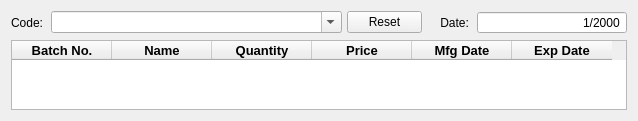
      <widget class="QWidget" name="page_get_batches">
       <layout class="QGridLayout" name="gridLayout_8">
        <item row="0" column="0">
         <layout class="QVBoxLayout" name="verticalLayout_7">
          <item>
           <layout class="QHBoxLayout" name="horizontalLayout_4">
            <property name="spacing">
             <number>5</number>
            </property>
            <item>
             <widget class="QLabel" name="label_24">
              <property name="minimumSize">
               <size>
                <width>35</width>
                <height>0</height>
               </size>
              </property>
              <property name="maximumSize">
               <size>
                <width>35</width>
                <height>16777215</height>
               </size>
              </property>
              <property name="text">
               <string>Code:</string>
              </property>
             </widget>
            </item>
            <item>
             <widget class="QComboBox" name="input_batch_filter_code">
              <property name="editable">
               <bool>true</bool>
              </property>
             </widget>
            </item>
            <item>
             <widget class="QPushButton" name="button_batch_filter_reset">
              <property name="minimumSize">
               <size>
                <width>75</width>
                <height>0</height>
               </size>
              </property>
              <property name="maximumSize">
               <size>
                <width>75</width>
                <height>16777215</height>
               </size>
              </property>
              <property name="text">
               <string>Reset</string>
              </property>
             </widget>
            </item>
            <item>
             <widget class="QLabel" name="label_25">
              <property name="minimumSize">
               <size>
                <width>45</width>
                <height>0</height>
               </size>
              </property>
              <property name="maximumSize">
               <size>
                <width>45</width>
                <height>16777215</height>
               </size>
              </property>
              <property name="text">
               <string>    Date:</string>
              </property>
             </widget>
            </item>
            <item>
             <widget class="QDateEdit" name="input_batch_filter_date">
              <property name="maximumSize">
               <size>
                <width>150</width>
                <height>16777215</height>
               </size>
              </property>
              <property name="layoutDirection">
               <enum>Qt::LeftToRight</enum>
              </property>
              <property name="alignment">
               <set>Qt::AlignRight|Qt::AlignTrailing|Qt::AlignVCenter</set>
              </property>
              <property name="buttonSymbols">
               <enum>QAbstractSpinBox::NoButtons</enum>
              </property>
              <property name="displayFormat">
               <string>M/yyyy</string>
              </property>
             </widget>
            </item>
           </layout>
          </item>
          <item alignment="Qt::AlignHCenter">
           <widget class="QTableWidget" name="table_batch">
            <property name="sizeAdjustPolicy">
             <enum>QAbstractScrollArea::AdjustToContents</enum>
            </property>
            <property name="editTriggers">
             <set>QAbstractItemView::NoEditTriggers</set>
            </property>
            <column>
             <property name="text">
              <string>          Batch No.          </string>
             </property>
             <property name="font">
              <font>
               <family>Segoe UI</family>
               <pointsize>10</pointsize>
               <bold>true</bold>
              </font>
             </property>
            </column>
            <column>
             <property name="text">
              <string>          Name          </string>
             </property>
             <property name="font">
              <font>
               <family>Segoe UI</family>
               <pointsize>10</pointsize>
               <bold>true</bold>
              </font>
             </property>
            </column>
            <column>
             <property name="text">
              <string>     Quantity     </string>
             </property>
             <property name="font">
              <font>
               <family>Segoe UI</family>
               <pointsize>10</pointsize>
               <bold>true</bold>
              </font>
             </property>
            </column>
            <column>
             <property name="text">
              <string>     Price     </string>
             </property>
             <property name="font">
              <font>
               <family>Segoe UI</family>
               <pointsize>10</pointsize>
               <bold>true</bold>
              </font>
             </property>
            </column>
            <column>
             <property name="text">
              <string>Mfg Date</string>
             </property>
             <property name="font">
              <font>
               <family>Segoe UI</family>
               <pointsize>10</pointsize>
               <bold>true</bold>
              </font>
             </property>
            </column>
            <column>
             <property name="text">
              <string>Exp Date</string>
             </property>
             <property name="font">
              <font>
               <family>Segoe UI</family>
               <pointsize>10</pointsize>
               <bold>true</bold>
              </font>
             </property>
            </column>
           </widget>
          </item>
         </layout>
        </item>
       </layout>
      </widget>
